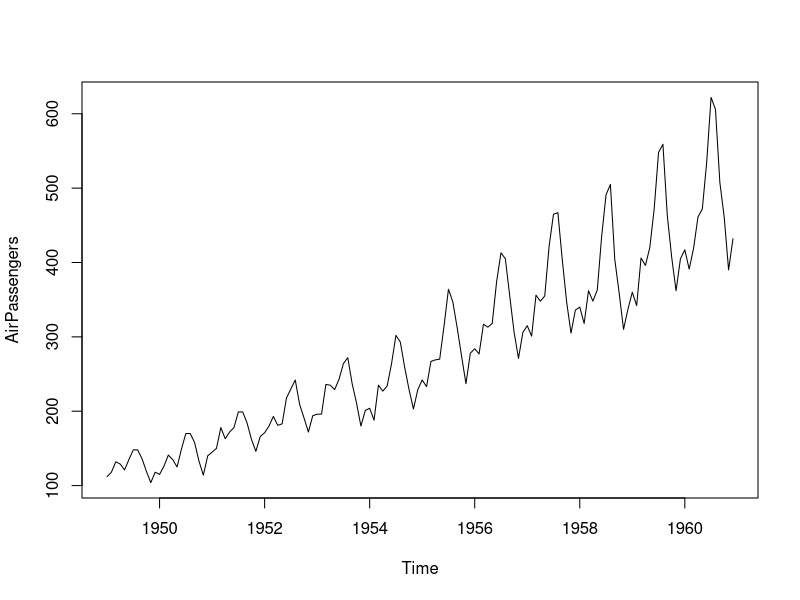
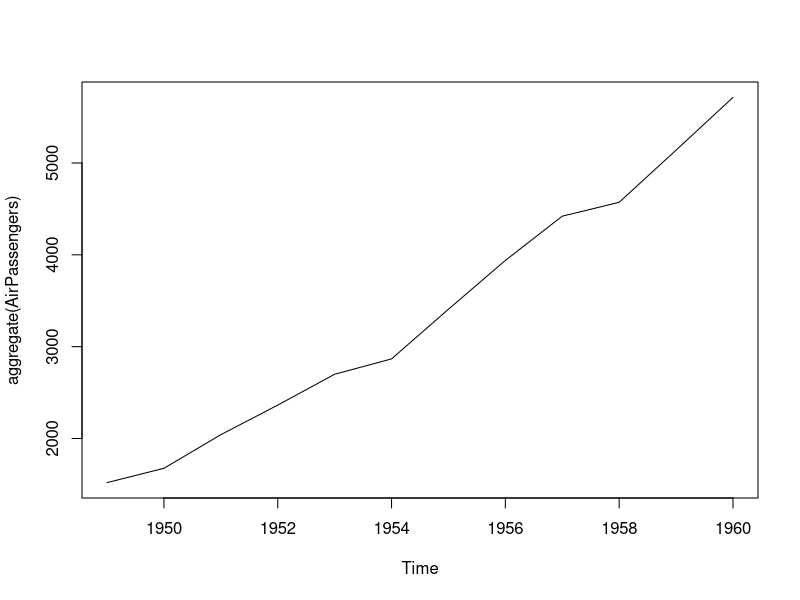

Write R code to recreate these figures, in order.
## ---- chunk 1
library(forecast)

AirPassengers

## ---- chunk 2
summary(AirPassengers)
plot(AirPassengers)
plot(aggregate(AirPassengers))
